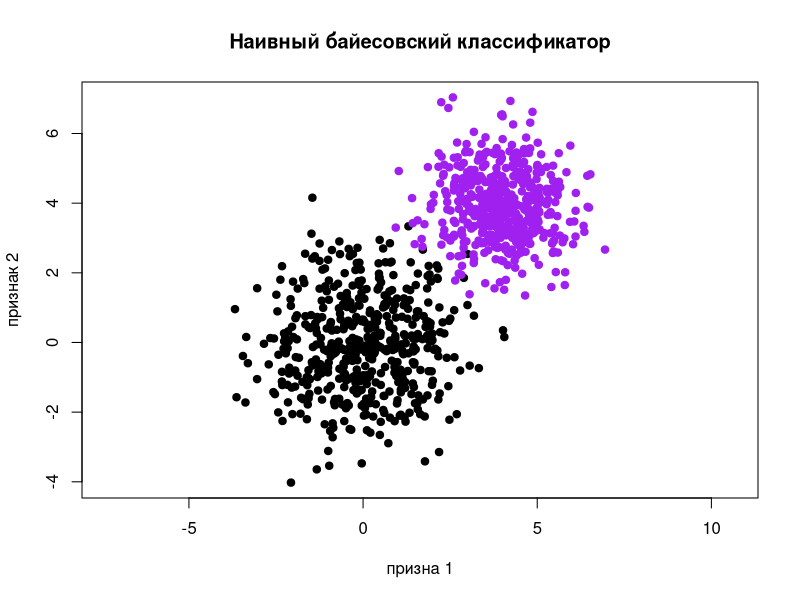

The R script that drew this image:
naiv <- function(x, mu, sigma, lamda, P){
  n <- 2
  res <- log(lamda*P)
  for(i in 1 : n){
    pyj <- getPyj(sigma[i], x[i], mu[i])
    res <- res + log(pyj)
  }
  return(res)
}

getPyj <- function(disp, x, mu){
  return((1/(disp*sqrt(2*pi))) * exp(-1 * ((x - mu)^2)/(2*disp^2)) )
}

get_mu_with_hat <- function(xl){
  l <- dim(xl)[1] 
  return(c(sum(xl[,1])/l, sum(xl[,2])/l))
}

get_sigma_with_hat <- function(xl, mu){
  l <- dim(xl)[1] 
  return(c(sum((xl[,1] - mu[1])^2)/l, sum((xl[,2] - mu[2])^2)/l))
}

quality <- function(xl, muh1, sigma1, muh2, sigma2){
  l <- dim(xl)[1] 
  mis <- 0
  for(i in 1 : l){      
    class <- 0;
    if(naiv(xl[i, -3], muh1, sigma1, 1, 0.5) > naiv(xl[i, -3], muh2, sigma2, 1, 0.5)){
      class <- 1
    } else {
      class <- 2
    }     
    if(class != xl[i, 3])
      mis <- mis + 1
  }
  return (mis/l)
}

main <- function(objectCounter = 500){
  library(MASS)
  sigma1 <- matrix(c(2, 0, 0, 2),2,2)
  sigma2 <- matrix(c(1, 0, 0, 1),2,2)
  mu1 <- c(0,0)
  mu2 <- c(4,4)
  x1 <- mvrnorm(n = objectCounter, mu1, sigma1)
  x2 <- mvrnorm(n = objectCounter, mu2, sigma2)
  
  xy1 <- cbind(x1,1) 
  xy2 <- cbind(x2,2) 
  
  xl <- rbind(xy1,xy2)
  
  colors <- c("black", "purple")
  plot(xl[,1],xl[,2], pch = 21,main = "Наивный байесовский классификатор", xlab = 'призна 1', ylab= 'признак 2', col = colors[xl[,3]], asp = 1, bg=colors[xl[,3]])
  
  colors <- c("black", "purple")
  muh1 <- get_mu_with_hat(x1)
  muh2 <- get_mu_with_hat(x2)         
  sigma1 <- get_sigma_with_hat(x1, muh1)
  sigma2 <- get_sigma_with_hat(x2, muh2)
  
  x1 <- -15;
  while(x1 < 20){
    x2 <- -8;
    while(x2 < 13){          
      class <- 0;
      if(naiv(c(x1,x2), muh1, sigma1, 1, 0.5) > naiv(c(x1,x2), muh2, sigma2, 1, 0.5)){
        class <- 1
      } else {
        class <- 2
      }
      #points(x1, x2, pch = 21, col=colors[class], asp = 1)
      x2 <- x2 + 0.2
    }
    x1 <- x1 + 0.2
  }
  print(quality(xl, muh1, sigma1, muh2, sigma2))
}
main()